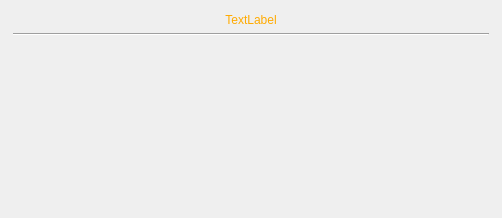
<?xml version="1.0" encoding="UTF-8"?>
<ui version="4.0">
 <class>m_Window</class>
 <widget class="QFrame" name="m_Window">
  <property name="geometry">
   <rect>
    <x>0</x>
    <y>0</y>
    <width>502</width>
    <height>218</height>
   </rect>
  </property>
  <property name="sizePolicy">
   <sizepolicy hsizetype="Preferred" vsizetype="Preferred">
    <horstretch>0</horstretch>
    <verstretch>0</verstretch>
   </sizepolicy>
  </property>
  <property name="focusPolicy">
   <enum>Qt::TabFocus</enum>
  </property>
  <layout class="QVBoxLayout" name="verticalLayout">
   <property name="spacing">
    <number>0</number>
   </property>
   <property name="sizeConstraint">
    <enum>QLayout::SetDefaultConstraint</enum>
   </property>
   <property name="leftMargin">
    <number>4</number>
   </property>
   <property name="topMargin">
    <number>4</number>
   </property>
   <property name="rightMargin">
    <number>4</number>
   </property>
   <property name="bottomMargin">
    <number>4</number>
   </property>
   <item>
    <widget class="QWidget" name="m_TitleBar" native="true">
     <layout class="QVBoxLayout" name="verticalLayout_2">
      <item>
       <widget class="CSkinOneLineText" name="m_WindowTitle">
        <property name="sizePolicy">
         <sizepolicy hsizetype="Expanding" vsizetype="Minimum">
          <horstretch>0</horstretch>
          <verstretch>0</verstretch>
         </sizepolicy>
        </property>
        <property name="palette">
         <palette>
          <active>
           <colorrole role="WindowText">
            <brush brushstyle="SolidPattern">
             <color alpha="255">
              <red>255</red>
              <green>170</green>
              <blue>0</blue>
             </color>
            </brush>
           </colorrole>
          </active>
          <inactive>
           <colorrole role="WindowText">
            <brush brushstyle="SolidPattern">
             <color alpha="255">
              <red>255</red>
              <green>170</green>
              <blue>0</blue>
             </color>
            </brush>
           </colorrole>
          </inactive>
          <disabled>
           <colorrole role="WindowText">
            <brush brushstyle="SolidPattern">
             <color alpha="255">
              <red>120</red>
              <green>120</green>
              <blue>120</blue>
             </color>
            </brush>
           </colorrole>
          </disabled>
         </palette>
        </property>
        <property name="text">
         <string>TextLabel</string>
        </property>
        <property name="alignment">
         <set>Qt::AlignCenter</set>
        </property>
        <property name="addheight" stdset="0">
         <number>1</number>
        </property>
       </widget>
      </item>
      <item>
       <widget class="Line" name="line">
        <property name="orientation">
         <enum>Qt::Horizontal</enum>
        </property>
       </widget>
      </item>
     </layout>
    </widget>
   </item>
   <item>
    <widget class="COsdSelectTree" name="m_Tree">
     <property name="sizePolicy">
      <sizepolicy hsizetype="Preferred" vsizetype="Expanding">
       <horstretch>0</horstretch>
       <verstretch>0</verstretch>
      </sizepolicy>
     </property>
     <property name="focusPolicy">
      <enum>Qt::WheelFocus</enum>
     </property>
     <property name="autoFillBackground">
      <bool>false</bool>
     </property>
     <property name="styleSheet">
      <string notr="true">#m_Tree {background-color: transparent;}
/*INCLUDE_UI_scrollbar.qss*/</string>
     </property>
     <property name="frameShape">
      <enum>QFrame::NoFrame</enum>
     </property>
     <property name="verticalScrollBarPolicy">
      <enum>Qt::ScrollBarAsNeeded</enum>
     </property>
     <property name="horizontalScrollBarPolicy">
      <enum>Qt::ScrollBarAlwaysOff</enum>
     </property>
     <property name="sizeAdjustPolicy">
      <enum>QAbstractScrollArea::AdjustToContents</enum>
     </property>
     <property name="editTriggers">
      <set>QAbstractItemView::NoEditTriggers</set>
     </property>
     <property name="showDropIndicator" stdset="0">
      <bool>false</bool>
     </property>
     <property name="verticalScrollMode">
      <enum>QAbstractItemView::ScrollPerPixel</enum>
     </property>
     <property name="indentation">
      <number>2</number>
     </property>
     <property name="uniformRowHeights">
      <bool>true</bool>
     </property>
     <property name="animated">
      <bool>true</bool>
     </property>
     <property name="columnCount">
      <number>2</number>
     </property>
     <property name="sliderInfo" stdset="0">
      <string notr="true">color1=&quot;0x5010F010&quot; color2=&quot;0&quot; type=&quot;0&quot; roundcorner=&quot;0&quot; borderwidth=&quot;0&quot; bordercolor=&quot;0&quot;</string>
     </property>
     <property name="borderInfo" stdset="0">
      <string notr="true">borderwidth=&quot;0&quot; roundcorner=&quot;0&quot; bordercolor=&quot;0x9010B010&quot; </string>
     </property>
     <property name="imageParams" stdset="0">
      <string notr="true">checked=&quot;img/select/checkedCombo.png&quot; empty=&quot;img/select/empty.png&quot;</string>
     </property>
     <property name="cursorInfo" stdset="0">
      <stringlist notr="true">
       <string>id=&quot;focus&quot;  marginBottom=&quot;1&quot; marginTop=&quot;1&quot; type=&quot;0&quot; color1=&quot;0x7080A0FF&quot; roundcorner=&quot;0&quot; bordercolor=&quot;0xFF000000&quot; borderWidth=&quot;0&quot;</string>
       <string>id=&quot;hover&quot; marginBottom=&quot;1&quot; marginTop=&quot;1&quot; type=&quot;0&quot; color1=&quot;0x3080A0FF&quot; roundcorner=&quot;0&quot; bordercolor=&quot;0xFF000000&quot; borderWidth=&quot;0&quot;</string>
      </stringlist>
     </property>
     <property name="addRowHeight" stdset="0">
      <number>0</number>
     </property>
     <property name="addRowHeightF" stdset="0">
      <number>0</number>
     </property>
     <attribute name="headerVisible">
      <bool>false</bool>
     </attribute>
     <attribute name="headerStretchLastSection">
      <bool>true</bool>
     </attribute>
     <column>
      <property name="text">
       <string notr="true">1</string>
      </property>
     </column>
     <column>
      <property name="text">
       <string notr="true">2</string>
      </property>
     </column>
    </widget>
   </item>
  </layout>
 </widget>
 <customwidgets>
  <customwidget>
   <class>COsdSelectTree</class>
   <extends>QTreeWidget</extends>
   <header>OsdSelectTree.h</header>
  </customwidget>
  <customwidget>
   <class>CSkinOneLineText</class>
   <extends>QLabel</extends>
   <header>skinonelinetext.h</header>
  </customwidget>
 </customwidgets>
 <resources/>
 <connections/>
</ui>
